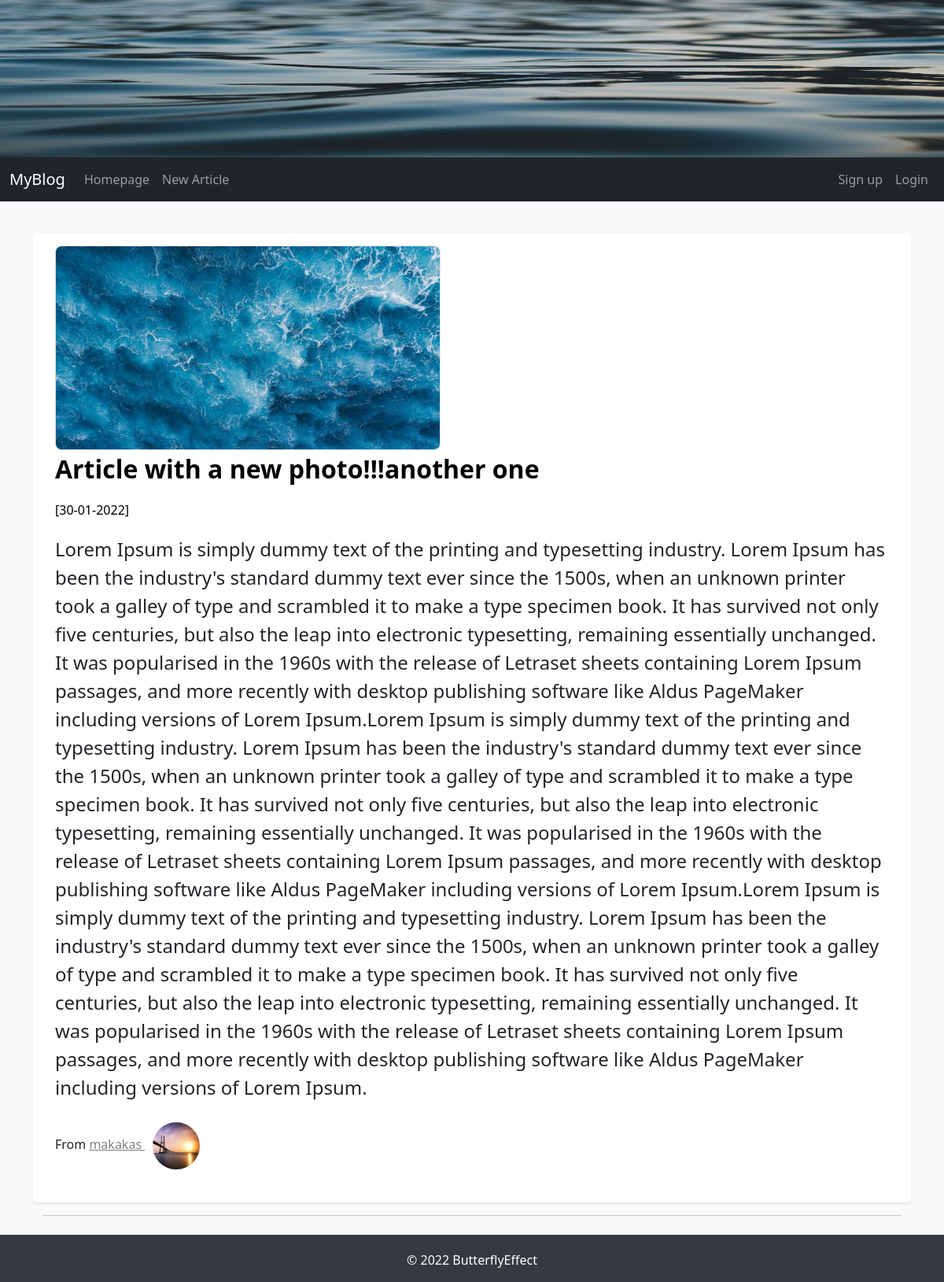
The page /full_article/9 on the database its author committed.
### FlaskBlogApp/models.py (models this page shows, shortened)
class Article(db.Model):
    id = db.Column(db.Integer, primary_key=True)
    article_title = db.Column(db.String(50), nullable=False)
    article_body = db.Column(db.Text(), nullable=False)
    article_image = db.Column(db.String(30), nullable=False, default='default_article_image.jpg')
    date_created = db.Column(db.DateTime, nullable=False, default=datetime.utcnow)
    user_id = db.Column(db.Integer, db.ForeignKey('user.id'), nullable=False)

class User(db.Model, UserMixin):
    id = db.Column(db.Integer, primary_key=True)
    username = db.Column(db.String(15), unique=True, nullable=False)
    email = db.Column(db.String(150), unique=True, nullable=False)
    password = db.Column(db.String(36), nullable=False)
    profile_image = db.Column(db.String(30), default='default_profile_image.jpg')
    articles = db.relationship('Article', backref='author', lazy=True)

### FlaskBlogApp/routes.py (the view)
@app.route("/full_article/<int:article_id>",methods=['GET'])
def full_article(article_id):
    article = Article.query.get_or_404(article_id)
    return render_template("full_article.html", article=article)

### FlaskBlogApp/templates/full_article.html (shortened to what this page needs)
{% extends "base.html" %}
{% block content %}
<main role="main" class="container">
{% if article %}
	        <div class="row my-3 p-3 bg-body rounded shadow-sm">
          <div class="col col-md-12">
            {% if article.article_image and article.article_image != 'default_article_image.jpg' %}
              <img src="{{ url_for('static', filename='images/articles_images/'+article.article_image) }}" alt="" class="img-responsive a_image" width="490px" height="260px">
            {% endif %}
          </div>
          <div class="col col-md-12">
            <p class="main-article-title">
             {{ article.article_title | safe }}
            </p>
            <small class="article_date">[{{ article.date_created.strftime('%d-%m-%Y') }}]</small>
            <p class="main-article-partial-text">
              {{ article.article_body | safe }}
            </p>
            <p class="">From
              <span>
                <a class="author-name" href="{{url_for('articles_by_author',author_id=article.author.id) }}"> {{ article.author.username }}
                  <img class="rounded-circle profile-image" alt="{{ article.author.username }}" src="{{ url_for('static', filename='images/profiles_images/'+article.author.profile_image) }}" data-holder-rendered="true" data-bs-toggle="tooltip" data-bs-placement="top" title="{{ article.author.username }}">
                </a>
              </span>
            </p>
          </div>
        </div>
        <hr>
{% endif %}
</main>
{% endblock content %}

### FlaskBlogApp/static/css/styles.css (style rules this page uses)
body { background-color: #f8f9fa; }
.container { margin-top: 20px; }
.main-article-title { font-size: 2em; font-weight: bold; text-decoration: none; color: black; }
.article_date,.article_date:hover { font-size: 1em; color: black; }
.main-article-partial-text,.main-article-full-text { font-size: 1.5em; margin-top: 20px; }
.author-name:link { color: gray; }
.main-article-category:hover,div.main-article-title:hover,.author-name { text-decoration: underline; color: black; }
.row { margin-top: 20px; }
.profile-image { width: 60px; height: 60px; margin: 10px; }
.a_image { border: 1px solid #ddd; border-radius: 8px; }

### rows shown on the page
Article: article_image (picture), article_title "Article with a new photo!!!another one", date_created "30-01-2022", article_body "Lorem Ipsum is simply dummy text of the printing and typesetting industry. Lorem Ipsum has been the industry's standard dummy text ever since the 1500s, when an unknown printer took a galley of type and scrambled it to make a type specimen book. It has survived not only five centuries, but also the leap into electronic typesetting, remaining essentially unchanged. It was popularised in the 1960s with the release of Letraset sheets containing Lorem Ipsum passages, and more recently with desktop publishing software like Aldus PageMaker including versions of Lorem Ipsum.Lorem Ipsum is simply dummy text of the printing and typesetting industry. Lorem Ipsum has been the industry's standard dummy…"
User: author.username "makakas", profile_image (picture)
